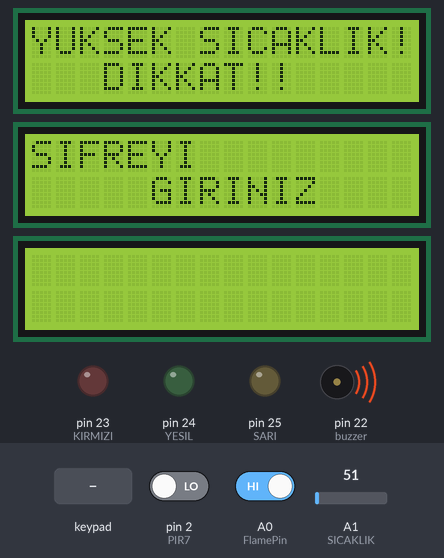
Bench run of a sketch on a simulated Arduino Mega 2560, built with avr-gcc and run on an emulated ATmega2560. Shown: 3 × 16×2 character LCD, output pins drawn as LEDs (lit = HIGH), buzzer (waves = sounding, pin HIGH). Inputs (shaded band) come from the test bench; at power-on: pin 2 (PIR7) LOW, A0 (FlamePin) HIGH, A1 (SICAKLIK) = 51.

Above: at 2.31 s.
2.5 s: keypad keys 0 0 0 0 # pressed 0.4 s apart
At 2.74 s:
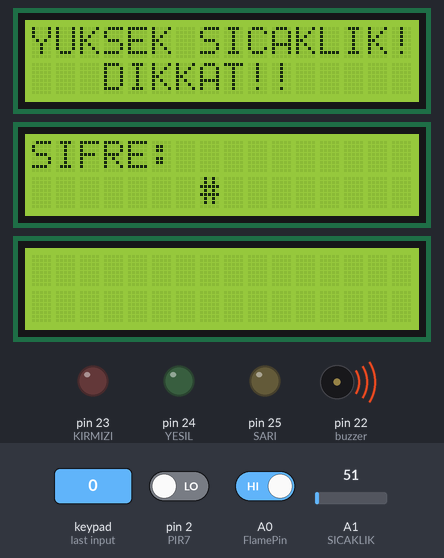
6.0 s: pin 2 (PIR7) driven HIGH
At 6.38 s:
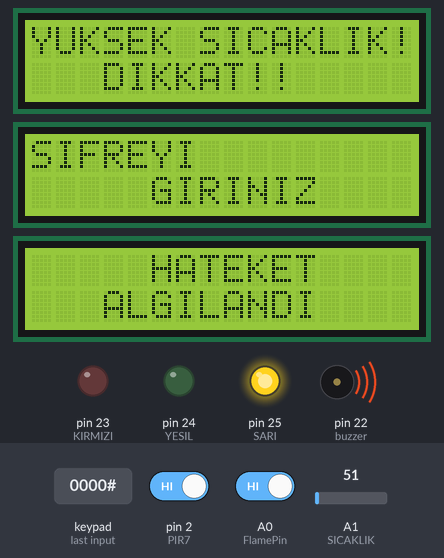
8.1 s: keypad keys 0 0 0 0 pressed 0.4 s apart
At 8.28 s:
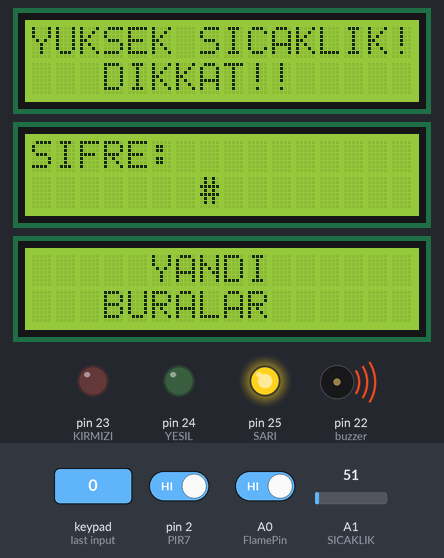
11.2 s: A0 (FlamePin) driven LOW
At 11.72 s:
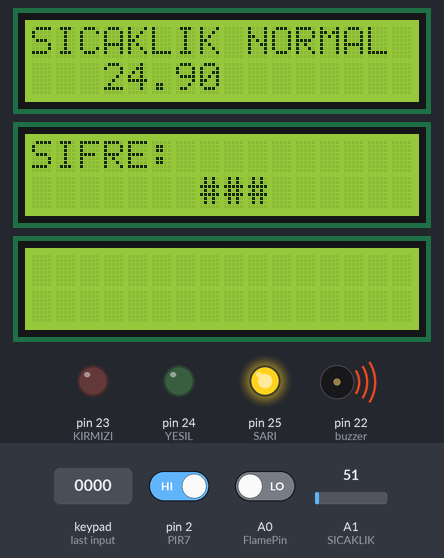
13.3 s: keypad keys 0 0 0 0 * pressed 0.4 s apart
At 13.53 s:
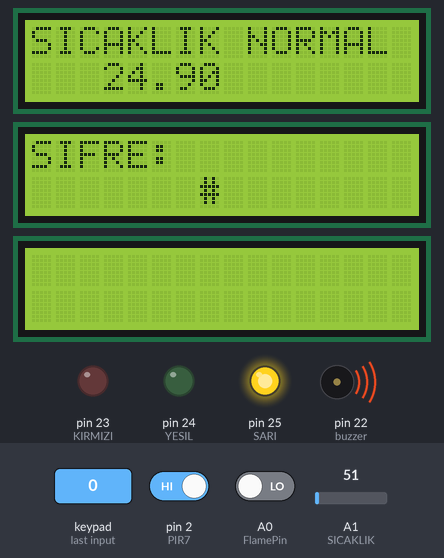
16.8 s: A1 (SICAKLIK) set to 57
At 17.24 s:
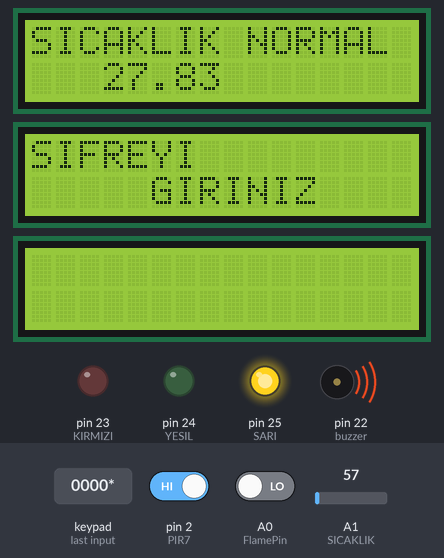
18.5 s: A1 (SICAKLIK) set to 65
Timing chart, 0 to 21.5 s (numbered marks = the images above; inputs shaded):
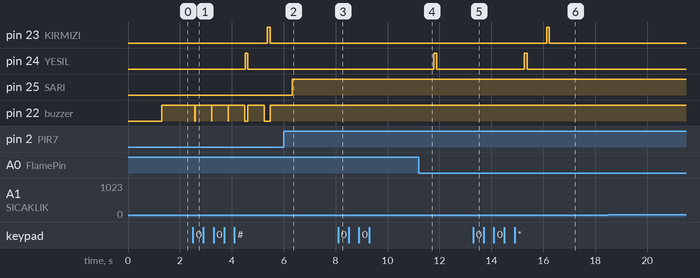

Measured:
- after the input at 2.5 s, pin 23 (KIRMIZI): LOW → HIGH after 2.9 s, → LOW 0.11 s later; pin 24 (YESIL): LOW → HIGH after 2.0 s, → LOW 0.11 s later; pin 22 (buzzer): goes 3 × (LOW 0.01 s, HIGH 0.63 s), LOW 0.12 s, HIGH 0.64 s, LOW 0.22 s, then HIGH, starting after 0.08 s; the display: first changes after 0.09 s (image 1 shows a later state)
- after the input at 6.0 s, pin 25 (SARI): LOW → HIGH after 0.33 s; the display: first differs from a run without the input after 0.33 s (image 2)
- after the input at 8.1 s, the display: first differs from a run without the input after 0.13 s (image 3)
- after the input at 11.2 s, the display: first differs from a run without the input after 0.37 s (image 4 shows a later state)
- after the input at 13.3 s, pin 23 (KIRMIZI): LOW → HIGH after 2.8 s, → LOW 0.11 s later; pin 24 (YESIL): LOW → HIGH after 2.0 s, → LOW 0.11 s later; the display: first changes after 0.08 s (image 5 shows a later state)
- after the input at 16.8 s, the display: first differs from a run without the input after 0.29 s (image 6 shows a later state)

The sketch:

deneme1.ino
```cpp
#include <Keypad.h>
#include <LiquidCrystal.h>

LiquidCrystal lcd(40,41,42,43,44,45);
LiquidCrystal lcd2(36,37,42,43,44,45);
LiquidCrystal lcd3(38,39,42,43,44,45);
#define FlamePin A0
#define buzzer 22

int KIRMIZI=23;
int YESIL=24;
int SARI=25;
int SICAKLIK=A1;
int PIR7=2;
float temp;
float sicaklik=0.0;

 const byte SATIR=4;
 const byte SUTUN=3;
char key[SATIR][SUTUN]={
  {'1','2','3'},
  {'4','5','6'},
  {'7','8','9'},
  {'*','0','#'} };
   byte SATIRLAR[SATIR]={14,15,16,17};
   byte SUTUNLAR[SUTUN]={18,19,20};
    Keypad keypad= Keypad(makeKeymap(key),SATIRLAR,SUTUNLAR,SATIR,SUTUN);
   char*password="0000";
   int konum=0;

void setup() {
   pinMode(FlamePin, INPUT_PULLUP);
   pinMode(SICAKLIK, INPUT_PULLUP);
   pinMode(PIR7, INPUT_PULLUP);
   pinMode(KIRMIZI, OUTPUT);
   pinMode(YESIL,OUTPUT);
   pinMode(SARI,OUTPUT);
   pinMode(buzzer, OUTPUT);


    lcd.begin(16, 2);
    lcd2.begin(16,2);
    lcd3.begin(16,2);
    lcd3.setCursor(0, 0);
    lcd3.print("BEGUM-ALIOSMAN");
    lcd3.setCursor(4, 1);
    lcd3.print("AKILLI EV");
    delay(1000);
    lcd3.clear();
    delay(100);


}

void loop() {


int Flame = digitalRead(FlamePin);
int Pir = digitalRead(PIR7);
temp=analogRead(SICAKLIK);
float mv=(temp/1024.0)*5000;
 sicaklik=mv/10;


if(Flame==HIGH)
{
  digitalWrite(buzzer, HIGH);
  lcd3.setCursor(5, 0);
  lcd3.print("YANDI");
  lcd3.setCursor(3, 1);
  lcd3.print("BURALAR");
  lcd.setCursor(0, 0);
  lcd.print("YUKSEK SICAKLIK!!");
  lcd.setCursor(3, 1);
  lcd.print("DIKKAT!!");
  delay(100);
  lcd3.clear();
  delay(100);

}
else
{
 digitalWrite(buzzer, LOW);
}
 if(Pir==HIGH){
digitalWrite(buzzer, HIGH);
digitalWrite(SARI, HIGH);
lcd3.setCursor(5, 0);
lcd3.print("HATEKET");
lcd3.setCursor(3, 1);
lcd3.print("ALGILANDI");
 delay(100);
lcd3.clear();
  delay(100);
}
else{
   digitalWrite(buzzer, LOW);
   digitalWrite(SARI, LOW);
  }

  if(sicaklik >30){

lcd.setCursor(0, 0);
lcd.print("SICAKLIK YUKSEK ");
lcd.setCursor(3, 1);
lcd.print(sicaklik);
 lcd.print("     ");
    }
   else if (sicaklik<20){

lcd.setCursor(0, 0);
lcd.print("SICAKLIK AZALDI ");
lcd.setCursor(3, 1);
lcd.print(sicaklik);
lcd.print("     ");

    }
  else if (sicaklik>=20 && sicaklik<=30){

lcd.setCursor(0, 0);
lcd.print("SICAKLIK NORMAL ");
lcd.setCursor(3, 1);
lcd.print(sicaklik);
 lcd.print("     ");
    }

if(konum==0){
gosterge();
  }

  char code=keypad.getKey();
  int i;
  if(code!=NO_KEY){

   lcd2.clear();
   lcd2.setCursor(0, 0);
   lcd2.print("SIFRE: ");
   lcd2.setCursor(7, 1);
   lcd2.print(" ");
   lcd2.setCursor(7, 1);

for(i=0;i<=konum;i++){
  lcd2.print("#");
  }
  if (code==password[konum]){
    ++konum;
    if (konum==4){
    girisdogru();
     konum=0;

    }
    }

  else {
  girisyanlis();
    konum=0;
    }

    }
}

void girisdogru()
{

  digitalWrite(YESIL, HIGH);
  digitalWrite(KIRMIZI, LOW);

  lcd2.setCursor(0,0);
  lcd2.println(" ");
  lcd2.setCursor(1,0);
  lcd2.print("Giris Basarili!");
  lcd2.setCursor(4,1);
  lcd2.println("Hosgeldiniz :)  ");
  delay(100);
  lcd2.clear();
  digitalWrite(YESIL, LOW);
  gosterge();
}

void  girisyanlis()
{
  delay(100);
lcd2.clear();
lcd2.setCursor(1,0);
lcd2.print("SIFRE HATALI");
digitalWrite(KIRMIZI,HIGH);
lcd2.setCursor(15,1);
lcd2.println(" ");
lcd2.setCursor(0,1);
lcd2.println("Tekrar Deneyin");

lcd2.setCursor(13,1);
lcd2.println(" ");
delay(100);
lcd2.clear();
digitalWrite(KIRMIZI,LOW);
gosterge();

}
void gosterge()
{
lcd2.setCursor(0,0);
lcd2.println("SIFREYI");
lcd2.setCursor(5 ,1);
lcd2.println("GIRINIZ");
}
```
